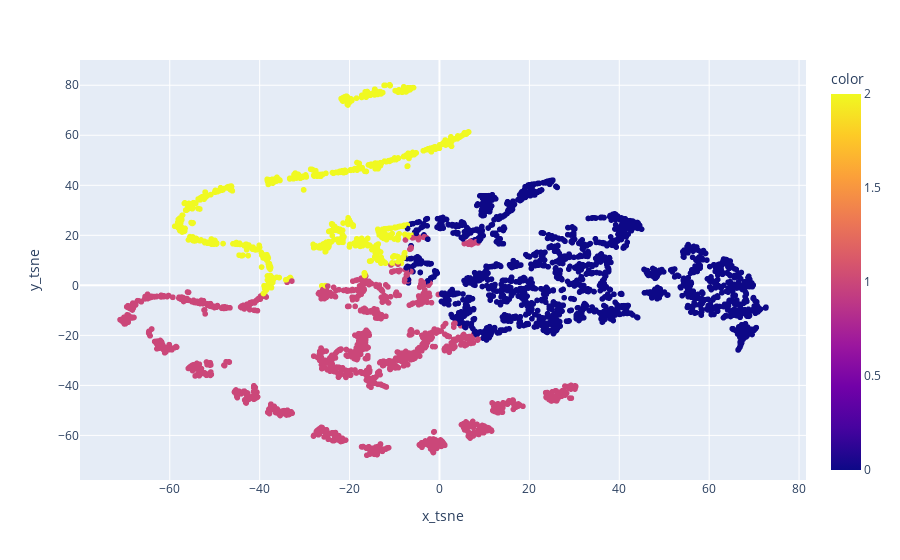

Write notebook code for a chart like this one.
### Markdown cell above
**Respuesta:**

### Code cell
px.scatter(
    projections,
    x="x_tsne",
    y="y_tsne",
    color=cluster_labels
)

### Figure 1 — Plotly figure (JSON) as saved in the notebook; plotly's stock layout.template omitted (floating-point values rounded to 4 significant figures; data arrays with more than 128 entries replaced by an {"elided": "..."} marker saying what was removed)
{"data": [{"hovertemplate": "x_tsne=%{x}<br>y_tsne=%{y}<br>color=%{marker.color}<extra></extra>", "legendgroup": "", "marker": {"color": {"elided": "4314 int values"}, "coloraxis": "coloraxis", "symbol": "circle"}, "mode": "markers", "name": "", "showlegend": false, "type": "scattergl", "x": {"elided": "4314 float values"}, "xaxis": "x", "y": {"elided": "4314 float values"}, "yaxis": "y"}], "layout": {"coloraxis": {"colorbar": {"title": {"text": "color"}}, "colorscale": [[0, "#0d0887"], [0.1111, "#46039f"], [0.2222, "#7201a8"], [0.3333, "#9c179e"], [0.4444, "#bd3786"], [0.5556, "#d8576b"], [0.6667, "#ed7953"], [0.7778, "#fb9f3a"], [0.8889, "#fdca26"], [1, "#f0f921"]]}, "legend": {"tracegroupgap": 0}, "margin": {"t": 60}, "xaxis": {"anchor": "y", "domain": [0, 1], "title": {"text": "x_tsne"}}, "yaxis": {"anchor": "x", "domain": [0, 1], "title": {"text": "y_tsne"}}}}
